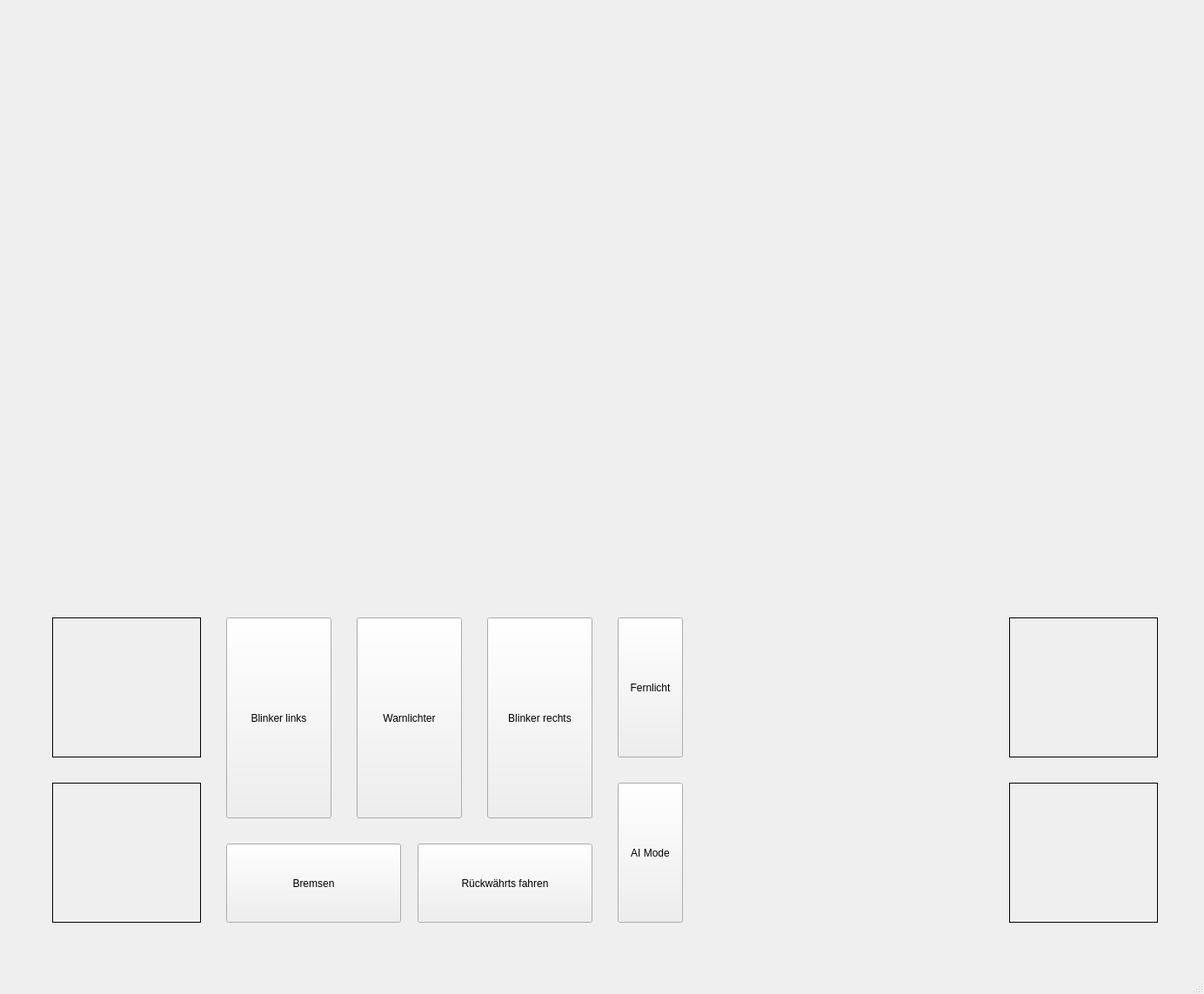
<?xml version="1.0" encoding="UTF-8"?>
<ui version="4.0">
 <class>MainWindow</class>
 <widget class="QMainWindow" name="MainWindow">
  <property name="geometry">
   <rect>
    <x>0</x>
    <y>0</y>
    <width>1384</width>
    <height>1143</height>
   </rect>
  </property>
  <property name="windowTitle">
   <string>MainWindow</string>
  </property>
  <widget class="QWidget" name="centralwidget">
   <widget class="QPushButton" name="l_binker">
    <property name="geometry">
     <rect>
      <x>260</x>
      <y>710</y>
      <width>121</width>
      <height>231</height>
     </rect>
    </property>
    <property name="text">
     <string>Blinker links</string>
    </property>
   </widget>
   <widget class="QPushButton" name="ruckwarts">
    <property name="geometry">
     <rect>
      <x>480</x>
      <y>970</y>
      <width>201</width>
      <height>91</height>
     </rect>
    </property>
    <property name="text">
     <string>Rückwährts fahren</string>
    </property>
   </widget>
   <widget class="QPushButton" name="bremsen">
    <property name="geometry">
     <rect>
      <x>260</x>
      <y>970</y>
      <width>201</width>
      <height>91</height>
     </rect>
    </property>
    <property name="text">
     <string>Bremsen</string>
    </property>
   </widget>
   <widget class="QPushButton" name="warnblink">
    <property name="geometry">
     <rect>
      <x>410</x>
      <y>710</y>
      <width>121</width>
      <height>231</height>
     </rect>
    </property>
    <property name="text">
     <string>Warnlichter</string>
    </property>
   </widget>
   <widget class="QPushButton" name="r_blinker">
    <property name="geometry">
     <rect>
      <x>560</x>
      <y>710</y>
      <width>121</width>
      <height>231</height>
     </rect>
    </property>
    <property name="text">
     <string>Blinker rechts</string>
    </property>
   </widget>
   <widget class="QPushButton" name="fernlicht">
    <property name="geometry">
     <rect>
      <x>710</x>
      <y>710</y>
      <width>75</width>
      <height>161</height>
     </rect>
    </property>
    <property name="text">
     <string>Fernlicht</string>
    </property>
   </widget>
   <widget class="QPushButton" name="AIMode">
    <property name="geometry">
     <rect>
      <x>710</x>
      <y>900</y>
      <width>75</width>
      <height>161</height>
     </rect>
    </property>
    <property name="text">
     <string>AI Mode</string>
    </property>
   </widget>
   <widget class="QLabel" name="l_v">
    <property name="geometry">
     <rect>
      <x>60</x>
      <y>710</y>
      <width>171</width>
      <height>161</height>
     </rect>
    </property>
    <property name="frameShape">
     <enum>QFrame::Box</enum>
    </property>
    <property name="lineWidth">
     <number>1</number>
    </property>
    <property name="text">
     <string/>
    </property>
   </widget>
   <widget class="QLabel" name="l_h">
    <property name="geometry">
     <rect>
      <x>60</x>
      <y>900</y>
      <width>171</width>
      <height>161</height>
     </rect>
    </property>
    <property name="frameShape">
     <enum>QFrame::Box</enum>
    </property>
    <property name="lineWidth">
     <number>1</number>
    </property>
    <property name="text">
     <string/>
    </property>
   </widget>
   <widget class="QLabel" name="r_v">
    <property name="geometry">
     <rect>
      <x>1160</x>
      <y>710</y>
      <width>171</width>
      <height>161</height>
     </rect>
    </property>
    <property name="frameShape">
     <enum>QFrame::Box</enum>
    </property>
    <property name="lineWidth">
     <number>1</number>
    </property>
    <property name="text">
     <string/>
    </property>
   </widget>
   <widget class="QLabel" name="r_h">
    <property name="geometry">
     <rect>
      <x>1160</x>
      <y>900</y>
      <width>171</width>
      <height>161</height>
     </rect>
    </property>
    <property name="frameShape">
     <enum>QFrame::Box</enum>
    </property>
    <property name="lineWidth">
     <number>1</number>
    </property>
    <property name="text">
     <string/>
    </property>
   </widget>
   <widget class="QWidget" name="Lidar" native="true">
    <property name="geometry">
     <rect>
      <x>60</x>
      <y>140</y>
      <width>601</width>
      <height>531</height>
     </rect>
    </property>
   </widget>
   <widget class="QWidget" name="ultraschall" native="true">
    <property name="geometry">
     <rect>
      <x>730</x>
      <y>140</y>
      <width>601</width>
      <height>531</height>
     </rect>
    </property>
   </widget>
   <widget class="QWidget" name="colorwheel" native="true">
    <property name="geometry">
     <rect>
      <x>820</x>
      <y>710</y>
      <width>311</width>
      <height>351</height>
     </rect>
    </property>
   </widget>
  </widget>
  <widget class="QMenuBar" name="menubar">
   <property name="geometry">
    <rect>
     <x>0</x>
     <y>0</y>
     <width>1384</width>
     <height>21</height>
    </rect>
   </property>
  </widget>
  <widget class="QStatusBar" name="statusbar"/>
 </widget>
 <resources/>
 <connections/>
</ui>
